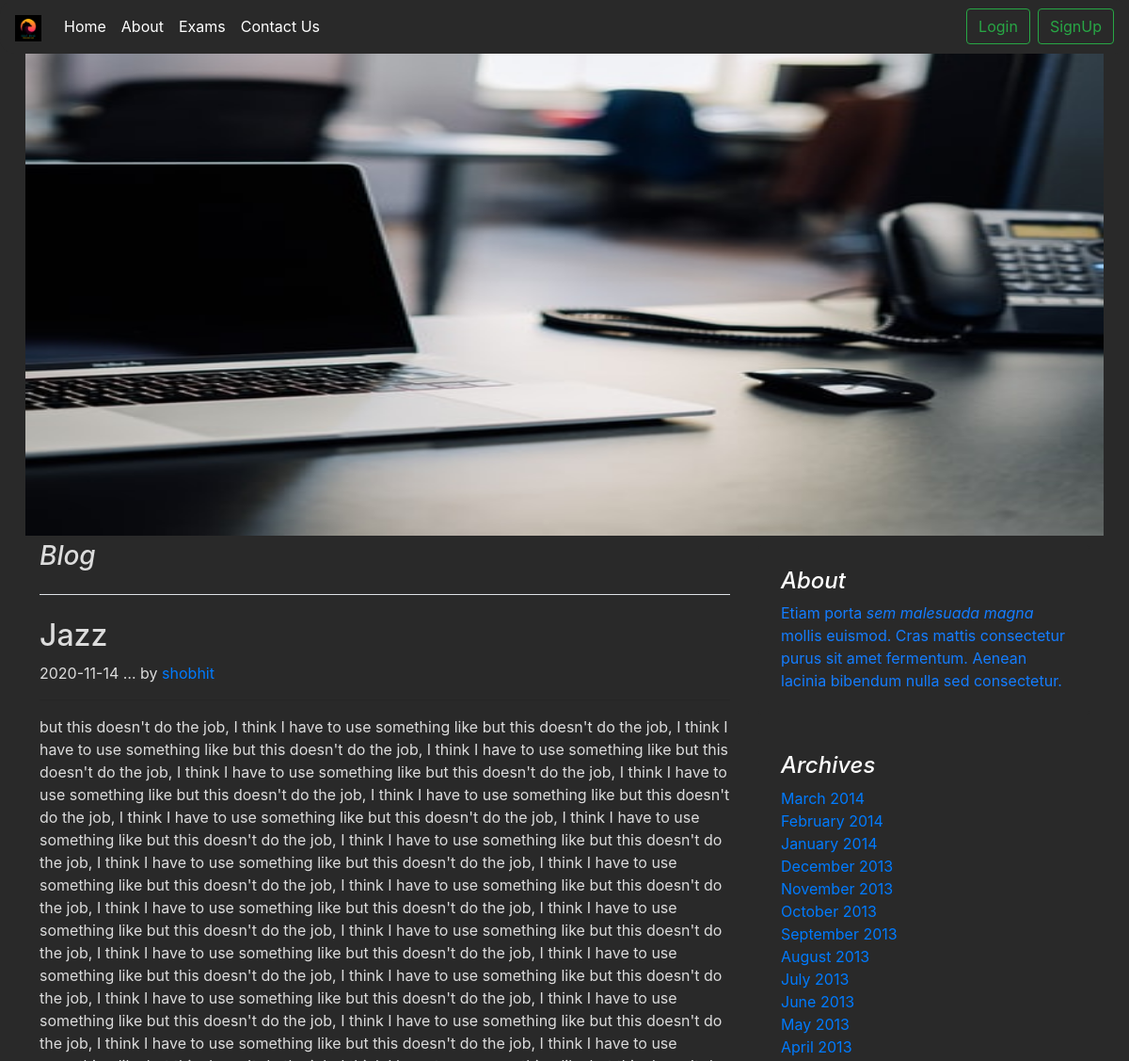
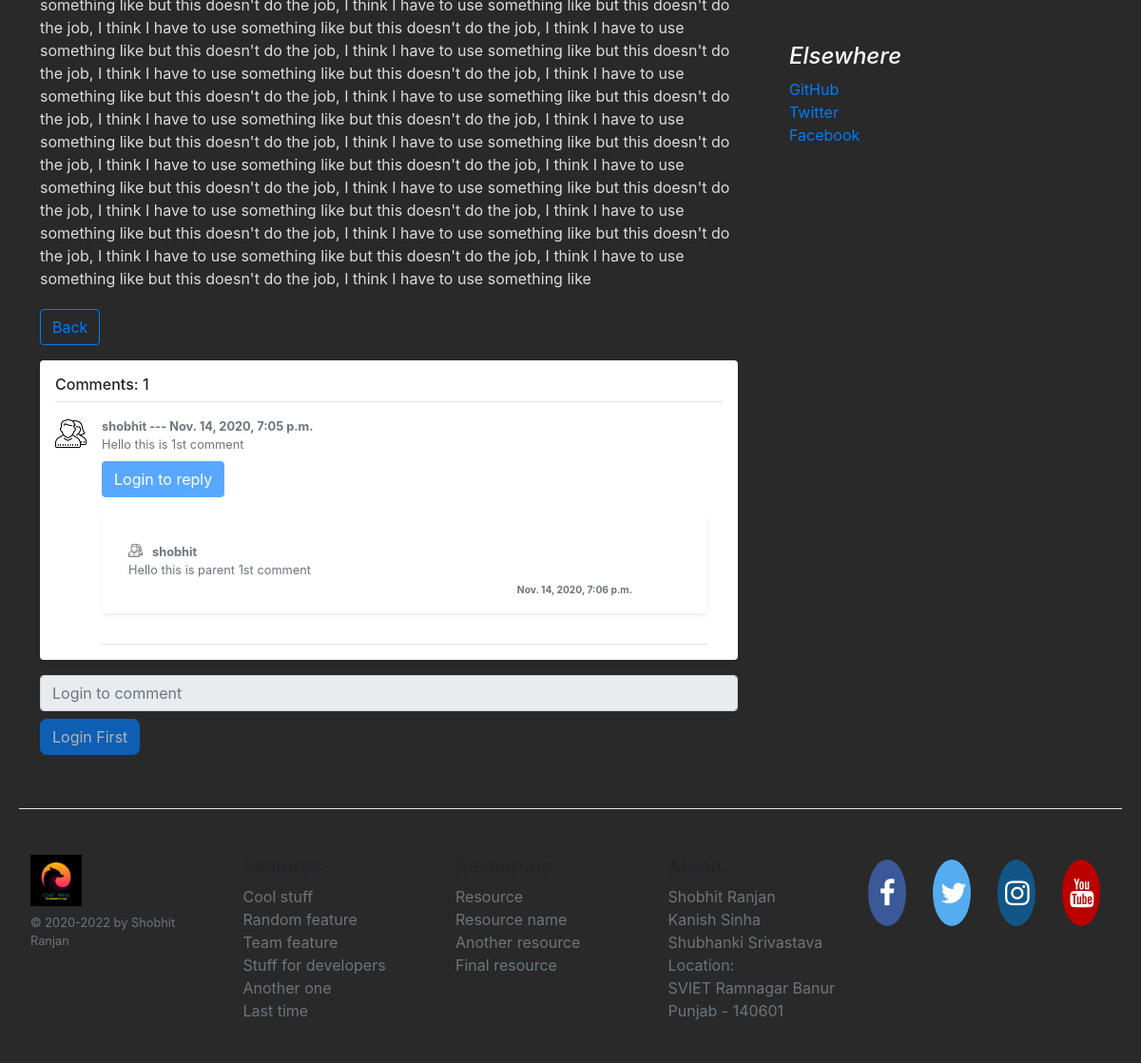
Page /jaz-project on the committed database (2 pictures, top to bottom).
### programmer/models.py (models this page shows, shortened)
class Post(models.Model):
    sno = models.AutoField(primary_key=True)
    blogtitle = models.CharField(max_length=255)
    image = models.ImageField(_('image'), blank=True, null=True, upload_to='programmer/media/images')
    author = models.ForeignKey(User, on_delete=models.CASCADE)
    descri = models.CharField(max_length=300)
    slug = models.CharField(max_length=130)
    body = models.TextField()
    timestamp = models.DateTimeField(blank=False)

class BlogComment(models.Model):
    sno = models.AutoField(primary_key=True)
    comment = models.TextField()
    user = models.ForeignKey(User, on_delete=models.CASCADE)
    post = models.ForeignKey(Post, on_delete=models.CASCADE)
    parent = models.ForeignKey('self', on_delete=models.CASCADE, null=True)
    timestamp = models.DateTimeField(default=now)

### programmer/views.py (the view)
# urls.py: path('<str:slug>', views.BlogDetailView, name="blogPost"),
def BlogDetailView(request, slug):
    showtime = strftime("%Y-%m-%d %H:%M:%S")
    post = Post.objects.filter(slug=slug).filter(timestamp__lte = showtime).first()
    if post == None:
        return render(request, 'error_404.html')
    comments = BlogComment.objects.filter(post=post, parent=None)
    replies = BlogComment.objects.filter(post=post).exclude(parent=None)
    replyDict={}
    for reply in replies:
        if reply.parent.sno not in replyDict.keys():
            replyDict[reply.parent.sno] = [reply]
        else:
            replyDict[reply.parent.sno].append(reply)
    context = {'post': post, 'comments': comments, 'user': request.user, 'replyDict': replyDict}
    return render(request, 'blog_detail.html', context)

### programmer/templatetags/extras.py (called while the page is built)
@register.filter(name='get_val')
def get_val(dict, key):
    return dict.get(key)

### programmer/templates/blog_detail.html (shortened to what this page needs)
{% extends 'base.html' %}
{% load static %}
{% load extras %}
{% block body %}
<main role="main" class="container">
  <div class="row">
    <img src="{{ post.image.url }}" class="d-block w-100" alt="..." style="margin-top: -56px; height:32em;">
    <div class="col-md-8 blog-main">
      <h3 class="pb-4 mb-4 font-italic border-bottom" style="margin-top: 5px; color: #dcdcdc;">
        Blog
      </h3>
      <div class="blog-post" style="color: #dcdcdc;">
        <h2 class="blog-post-title" style="color: #dcdcdc">{{post.blogtitle}}</h2>
        <p class="blog-post-meta" style="color: #dcdcdc;">{{post.timestamp|truncatechars:12}} by <a
            href="#">{{post.author}}</a></p>
        <hr>
        {{post.body|safe}}
      </div>
      <nav class="blog-pagination-view">
        <a class="btn btn-outline-primary" href="/">Back</a>
      </nav>
      <div class="my-3 p-3 bg-white rounded shadow-sm messagebox-index mx-0">
        <h6 class="border-bottom border-gray pb-2 mb-0">Comments: {{comments.count}}</h6>
        {% for comment in comments %}
        <div class="media text-muted pt-3">
          <img style="width: 33px;" src="static/img/user.png" alt="">
          <div class="media-body pb-3 mb-0 small lh-125 border-bottom border-gray mx-3">
            <strong class="d-block text-gray-dark">{{comment.user.username}} --- {{comment.timestamp}}</strong>
            <text type="text">{{comment.comment|truncatechars:201}}</text>
            <div class="reply my-2">
              {% if user.is_authenticated %}
              <button class="btn btn-primary card-button my-2" type="button" data-toggle="collapse"
                data-target="#replyBox{{comment.sno}}" aria-expanded="false" aria-controls="replyBox{{comment.sno}}">
                Reply
              </button>
              {% else %}
              <button class="btn btn-primary" type="button" data-toggle="collapse" aria-expanded="false" disabled>
                Login to reply
              </button>
              {% endif %}
              <div class="my-3 p-3 bg-white rounded shadow-sm messagebox-index mx-0 my-2">
                {% for reply in replyDict|get_val:comment.sno %}
                <div class="row">
                  <div class="media text-muted pt-3 col-md-2">
                    <img style="width: 15px;" src="static/img/user.png" alt="user">
                    <strong class="d-block text-gray-dark" style="margin-left: 10px;">{{reply.user}}</strong>
                  </div>
                  <div class="col-md-11">{{reply.comment}}
                    <small class="d-block text-right mt-1">
                      <strong>{{reply.timestamp}}</strong>
                    </small></div>
                </div>
                {% endfor %}
              </div>
            </div>
          </div>
        </div>
        {% endfor %}
      </div>
      {% if user.is_authenticated %}
      <form action="postComment" method="post">
        {% csrf_token %}
        <input type="text" class="form-control" name="comment" id="address2" placeholder="Comment here">
        <input type="hidden" name="postSno" value="{{post.sno}}">
        <input type="hidden" name="parentSno" value="{{comment.sno}}">
        <input class="btn btn-primary card-button my-2" type="submit" value="submit">
      </form>
      {% else %}
      <form>
        <input type="text" class="form-control" id="address2" placeholder="Login to comment" disabled>
        <input class="btn btn-primary card-button my-2" type="submit" value="Login First" disabled>
      </form>
      {% endif %}
    </div>
    <aside class="col-md-4 blog-sidebar" style="margin-top: 10px;">
      <div class="p-4 mb-3 bg-light rounded">
        <h4 class="font-italic" style="color: white;">About</h4>
        <p class="mb-0" style="color: #147dff;">Etiam porta <em>sem malesuada magna</em> mollis euismod. Cras mattis
          consectetur purus sit
          amet
          fermentum. Aenean lacinia bibendum nulla sed consectetur.</p>
      </div>
      <div class="p-4">
        <h4 class="font-italic" style="color: white;">Archives</h4>
        <ol class="list-unstyled mb-0">
          <li><a href="#">March 2014</a></li>
          <li><a href="#">February 2014</a></li>
          <li><a href="#">January 2014</a></li>
          <li><a href="#">December 2013</a></li>
          <li><a href="#">November 2013</a></li>
          <li><a href="#">October 2013</a></li>
          <li><a href="#">September 2013</a></li>
          <li><a href="#">August 2013</a></li>
          <li><a href="#">July 2013</a></li>
          <li><a href="#">June 2013</a></li>
          <li><a href="#">May 2013</a></li>
          <li><a href="#">April 2013</a></li>
        </ol>
      </div>
      <div class="p-4">
        <h4 class="font-italic" style="color: white;">Elsewhere</h4>
        <ol class="list-unstyled">
          <li><a href="#">GitHub</a></li>
          <li><a href="#">Twitter</a></li>
          <li><a href="#">Facebook</a></li>
        </ol>
      </div>
    </aside>
  </div>
</main>
<footer class="pt-4 my-md-5 pt-md-5 border-top footer-bot">
  <div class="row">
    <div class="col-12 col-md">
      <img class="mb-2" src="{% static 'img/my-logo.jpeg' %}" alt="" width="54" height="54">
      <small class="d-block mb-3 text-muted">© 2020-2022 by Shobhit Ranjan</small>
    </div>
    <div class="col-6 col-md">
      <h5>Features</h5>
      <ul class="list-unstyled text-small">
        <li><a class="text-muted" href="#">Cool stuff</a></li>
        <li><a class="text-muted" href="#">Random feature</a></li>
        <li><a class="text-muted" href="#">Team feature</a></li>
        <li><a class="text-muted" href="#">Stuff for developers</a></li>
        <li><a class="text-muted" href="#">Another one</a></li>
        <li><a class="text-muted" href="#">Last time</a></li>
      </ul>
    </div>
    <div class="col-6 col-md">
      <h5>Resources</h5>
      <ul class="list-unstyled text-small">
        <li><a class="text-muted" href="#">Resource</a></li>
        <li><a class="text-muted" href="#">Resource name</a></li>
        <li><a class="text-muted" href="#">Another resource</a></li>
        <li><a class="text-muted" href="#">Final resource</a></li>
      </ul>
    </div>
    <div class="col-6 col-md">
      <h5>About</h5>
      <ul class="list-unstyled text-small">
        <li><a class="text-muted">Shobhit Ranjan<br>Kanish Sinha<br>Shubhanki Srivastava</a></li>
        <li><a class="text-muted">Location:</a></li>
        <li><a class="text-muted">SVIET Ramnagar Banur Punjab - 140601</a></li>
      </ul>
    </div>
    <div>
      <ul class="list-unstyled d-flex mb-0">
        <li>
          <a class="mr-4" role="button"><i class="fa fa-facebook"></i></a>
        </li>
        <li>
          <a class="mr-4" role="button"><i class="fa fa-twitter"></i></a>
        </li>
        <li>
          <a class="mr-4" role="button"><i class="fa fa-instagram"></i></a>
        </li>
        <li>
          <a class="mr-4" role="button"><i class="fa fa-youtube"></i></a>
        </li>
      </ul>
    </div>
  </div>
</footer>
{% endblock body %}

### programmer/static/css/style.css (style rules this page uses)
body { background-color: #292929; }
.bg-light { background-color: #292929!important; }
.card-button { border-radius: 7px; background-color: rgb(157, 163, 245); }
.container { padding-top: 56px; padding-right: 0px; padding-left: 0px; }
.messagebox-index { margin-left: 10px; margin-right: 10px; }
.row { margin-left: -3px; margin-right: -3px; }
.footer-bot { margin-left: 20px; margin-right: 20px; padding: 0px; }
.blog-pagination-view { margin-top: 20px; }

### rows in the picture
Post: image (picture), blogtitle "Jazz", timestamp "2020-11-14 …", author "shobhit", body "but this doesn't do the job, I think I have to use something like but this doesn't do the job, I think I have to use something like but this doesn't do the job, I think I have to use something like but this doesn't do the job, I think I have to use something like but this doesn't do the job, I think I have to use something like but this doesn't do the job, I think I have to use something like but this doesn't do the job, I think I have to use something like but this doesn't do the job, I think I have to use something like but this doesn't do the job, I think I have to use something like but this doesn't do the job, I think I have to use something like but this doesn't do the job, I think I…"
BlogComment: user.username "shobhit", timestamp "Nov. 14, 2020, 7:05 p.m.", comment "Hello this is 1st comment"
BlogComment: user "shobhit", comment "Hello this is parent 1st comment", timestamp "Nov. 14, 2020, 7:06 p.m."

### other values in the picture
{{ comments.count }} "1"
